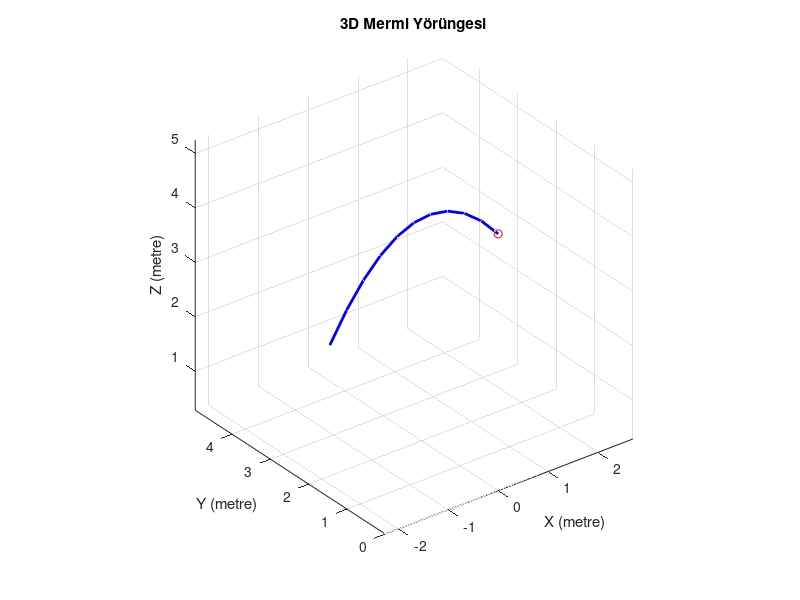

This chart was generated by the following MATLAB code:
g=9.81;
x=0;
y=0;
z=input('Enter the heigh (in m):');
v0=input('Enter the speed(in m/s):');
alpha_deg=input('Enter the vertical angle (in degree):');
beta_deg=input('Enter the horizontal angle (in degree):');

alpha=deg2rad(alpha_deg);
beta=deg2rad(beta_deg);

vx=v0*cos(alpha)*sin(beta);
vy=v0*cos(alpha)*cos(beta);
vz=v0*sin(alpha);

T = (vz + sqrt(vz^2 + 2 * g * z)) / g;

dt=0.1;
t=0:dt:T;

X=vx*t;
Y=vy*t;
Z=z+vz*t-(1/2)*g*t.^(2);
plot3(X(1), Y(1), Z(1), 'ro');
hold on;
plot3(X, Y, Z, 'b-','LineWidth',2);

grid on;
title('3D Mermi Yörüngesi');
xlabel('X (metre)');
ylabel('Y (metre)');
zlabel('Z (metre)');
axis equal;
hold off


